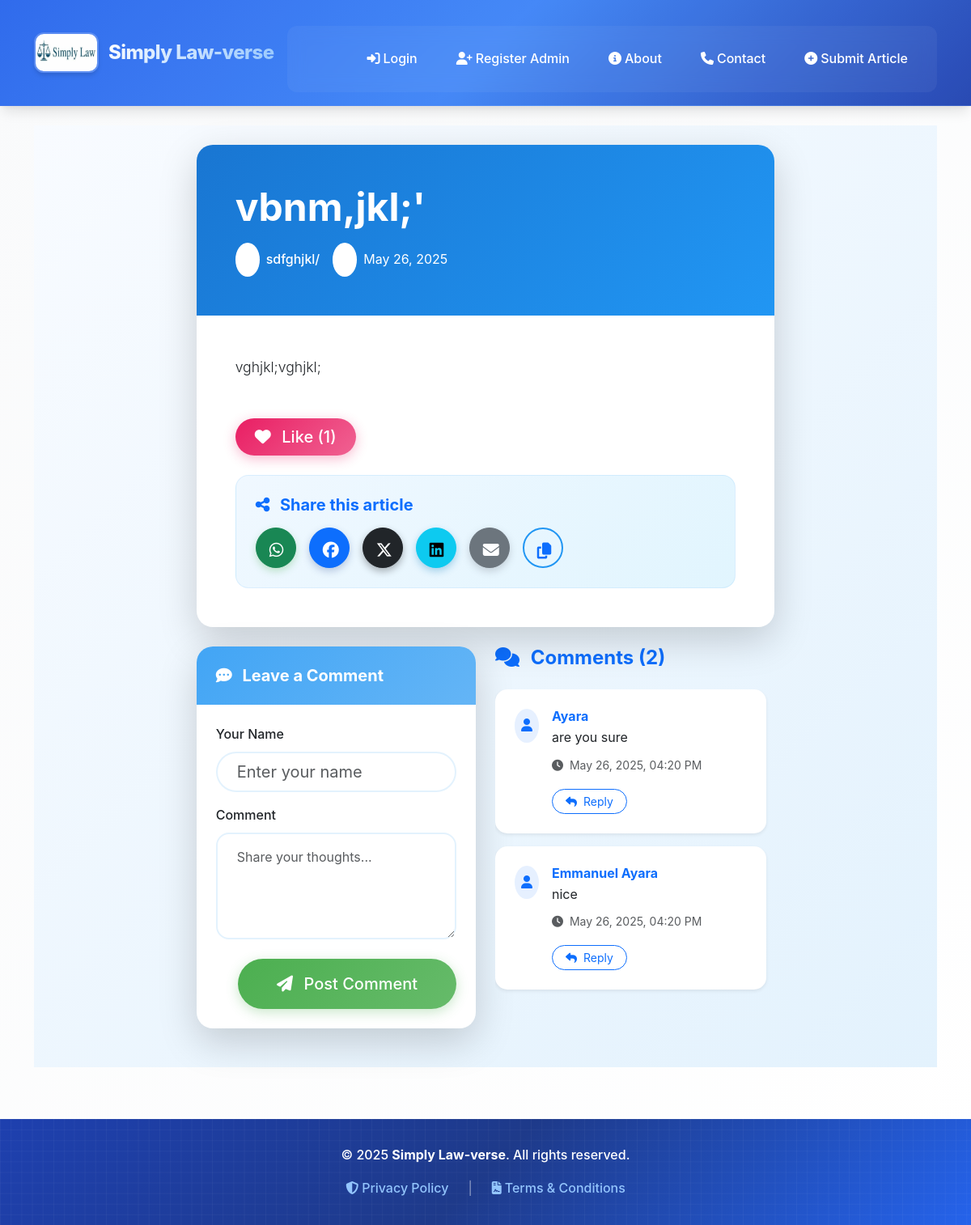
The app's page /read/8, older data.
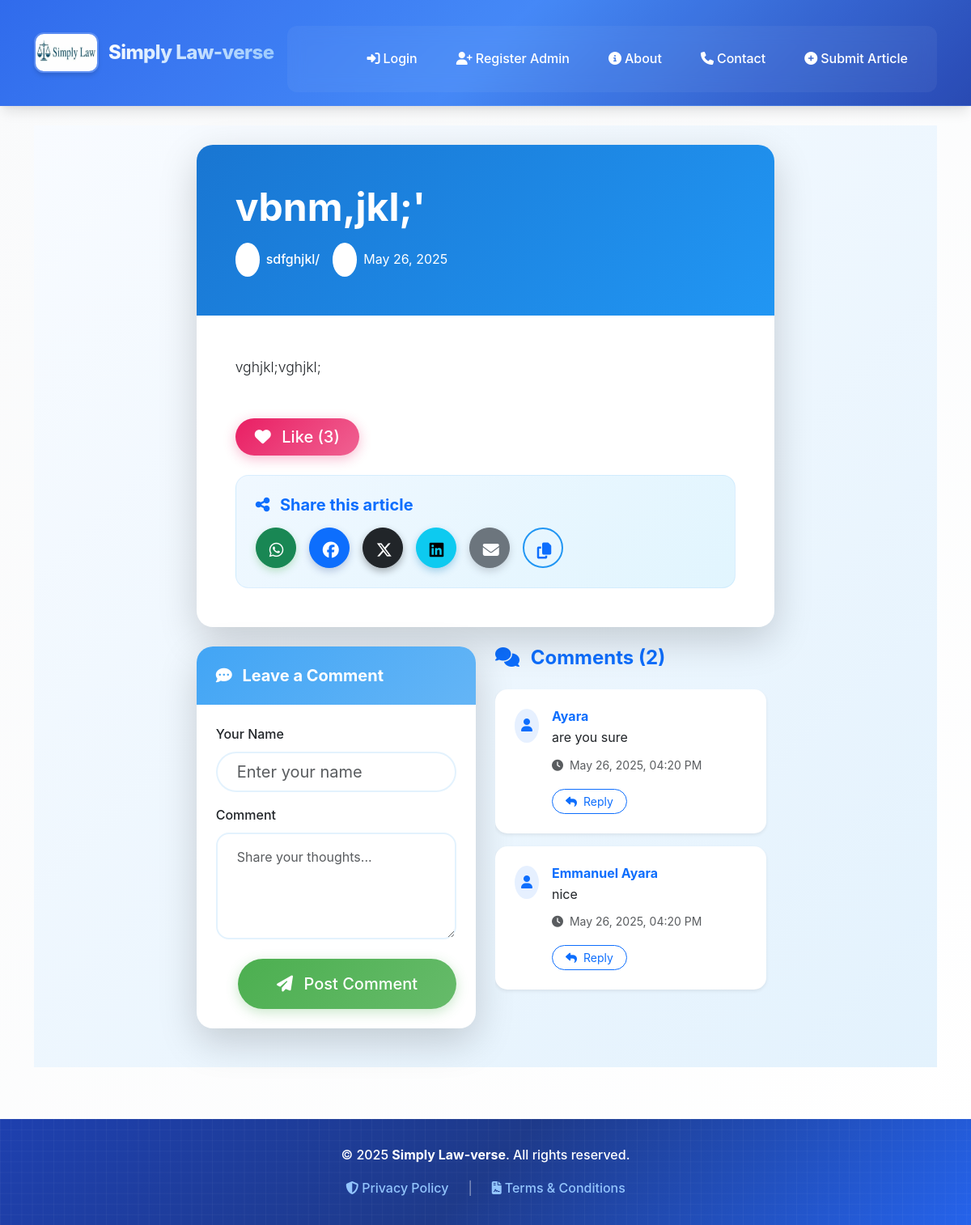
The same page, newer data.
### models.py (models this page shows)
class Article(db.Model):
    id = db.Column(db.Integer, primary_key=True)
    email = db.Column(db.String(120))
    title = db.Column(db.String(100), nullable=False)
    content = db.Column(db.Text, nullable=False)
    author = db.Column(db.String(100), nullable=False)
    date_posted = db.Column(db.DateTime, default=datetime.utcnow)
    comments = db.relationship('Comment', backref='article', lazy=True)
    likes = db.Column(db.Integer, default=0, nullable=False)
    status = db.Column(db.String(20), nullable=False, default='pending')
    views = db.Column(db.Integer, default=0)
    date_submitted = db.Column(db.DateTime, default=datetime.utcnow)
    cover_image = db.Column(db.String(100))  # New field
    document_filename = db.Column(db.String(120), nullable=True)
    category = db.Column(db.String(100), nullable=False, default='General')
    approved = db.Column(db.Boolean, default=False)  # <- important!

class Comment(db.Model):
    id = db.Column(db.Integer, primary_key=True)
    name = db.Column(db.String(100), nullable=False)
    email = db.Column(db.String(120))
    content = db.Column(db.Text, nullable=False)
    date_posted = db.Column(db.DateTime, default=datetime.utcnow)
    article_id = db.Column(db.Integer, db.ForeignKey('article.id'))  # Add this
    parent_id = db.Column(db.Integer, db.ForeignKey('comment.id'), nullable=True)
    replies = db.relationship('Comment', backref=db.backref('parent', remote_side=[id]), lazy='dynamic')

### routes.py (the view, shortened to what this page needs)
    @app.route('/read/<int:article_id>')
    def read_more(article_id):
        article = Article.query.get_or_404(article_id)
        article.views = article.views + 1 if article.views else 1
        db.session.commit()
        visit = Visit(article_id=article.id)
        db.session.add(visit)
        db.session.commit()
        form = CommentForm()
        comments = Comment.query.filter_by(article_id=article_id).order_by(Comment.date_posted.desc()).all()
        return render_template('read_more.html', article=article, comments=comments)

### templates/read_more.html (shortened to what this page needs)
{% extends 'layout.html' %}
{% block content %}
<div class="container-fluid px-3 py-4" style="background: linear-gradient(135deg, #f8fbff 0%, #e3f2fd 100%); min-height: 100vh;">
  <div class="row justify-content-center">
    <div class="col-12 col-lg-8">
      <div class="card shadow-lg border-0 mb-4" style="border-radius: 20px; overflow: hidden;">
        <div class="card-header border-0 p-0" style="background: linear-gradient(135deg, #1976d2 0%, #2196f3 100%);">
          <div class="p-4 p-md-5 text-white">
            <h1 class="display-5 fw-bold mb-3" style="line-height: 1.2;">{{ article.title }}</h1>
            <div class="d-flex flex-wrap align-items-center gap-3">
              <div class="d-flex align-items-center">
                <div class="bg-white bg-opacity-20 rounded-circle p-2 me-2">
                  <i class="fas fa-user text-white"></i>
                </div>
                <span class="fw-medium">{{ article.author }}</span>
              </div>
              <div class="d-flex align-items-center">
                <div class="bg-white bg-opacity-20 rounded-circle p-2 me-2">
                  <i class="fas fa-calendar text-white"></i>
                </div>
                <span>{{ article.date_posted.strftime('%B %d, %Y') if article.date_posted else 'Unpublished' }}</span>
              </div>
            </div>
          </div>
        </div>
        <div class="card-body p-4 p-md-5">
          <div class="lead text-dark mb-5" style="font-size: 1.1rem; line-height: 1.8; color: #2c3e50;">
            {{ article.content }}
          </div>
          <div class="mb-4">
            <form action="{{ url_for('like_article', article_id=article.id) }}" method="post" style="display:inline;">
              <button type="submit" class="btn btn-lg px-4 py-2" style="background: linear-gradient(135deg, #e91e63 0%, #f06292 100%); border: none; border-radius: 50px; color: white; transition: all 0.3s ease; box-shadow: 0 4px 15px rgba(233, 30, 99, 0.3);">
                <i class="fas fa-heart me-2"></i>
                <span class="fw-medium">Like ({{ article.likes }})</span>
              </button>
            </form>
          </div>
          <div class="mt-4 p-4 rounded-4" style="background: linear-gradient(135deg, #f0f8ff 0%, #e1f5fe 100%); border: 1px solid rgba(33, 150, 243, 0.1);">
            <h5 class="text-primary fw-bold mb-3">
              <i class="fas fa-share-alt me-2"></i>
              Share this article
            </h5>
            <div class="d-flex flex-wrap gap-3 align-items-center">
              <a href="https://wa.me/?text={{ request.url }}" target="_blank"
                 class="btn btn-success rounded-circle p-3 social-btn"
                 style="width: 50px; height: 50px; transition: all 0.3s ease; box-shadow: 0 4px 10px rgba(76, 175, 80, 0.3);"
                 title="Share on WhatsApp">
                <i class="fab fa-whatsapp fs-5"></i>
              </a>
              <a href="https://www.facebook.com/sharer/sharer.php?u={{ request.url }}" target="_blank"
                 class="btn btn-primary rounded-circle p-3 social-btn"
                 style="width: 50px; height: 50px; transition: all 0.3s ease; box-shadow: 0 4px 10px rgba(59, 89, 152, 0.3);"
                 title="Share on Facebook">
                <i class="fab fa-facebook fs-5"></i>
              </a>
              <a href="https://twitter.com/intent/tweet?url={{ request.url }}&text={{ article.title }}" target="_blank"
                 class="btn btn-dark rounded-circle p-3 social-btn"
                 style="width: 50px; height: 50px; transition: all 0.3s ease; box-shadow: 0 4px 10px rgba(0, 0, 0, 0.3);"
                 title="Share on X">
                <i class="fab fa-x-twitter fs-5"></i>
              </a>
              <a href="https://www.linkedin.com/shareArticle?mini=true&url={{ request.url }}&title={{ article.title }}" target="_blank"
                 class="btn btn-info rounded-circle p-3 social-btn"
                 style="width: 50px; height: 50px; transition: all 0.3s ease; box-shadow: 0 4px 10px rgba(0, 119, 181, 0.3);"
                 title="Share on LinkedIn">
                <i class="fab fa-linkedin fs-5"></i>
              </a>
              <a href="mailto:?subject={{ article.title }}&body={{ request.url }}"
                 class="btn btn-secondary rounded-circle p-3 social-btn"
                 style="width: 50px; height: 50px; transition: all 0.3s ease; box-shadow: 0 4px 10px rgba(108, 117, 125, 0.3);"
                 title="Share via Email">
                <i class="fas fa-envelope fs-5"></i>
              </a>
              <button onclick="copyLink('{{ request.url }}')"
                      class="btn btn-outline-primary rounded-circle p-3 social-btn"
                      style="width: 50px; height: 50px; transition: all 0.3s ease; border: 2px solid #2196f3;"
                      title="Copy Link">
                <i class="fas fa-copy fs-5"></i>
              </button>
            </div>
          </div>
        </div>
      </div>
      <div class="row">
        <div class="col-12 col-md-6 mb-4">
          <div class="card shadow-lg border-0" style="border-radius: 20px; background: white;">
            <div class="card-header border-0 p-4" style="background: linear-gradient(135deg, #42a5f5 0%, #64b5f6 100%); border-radius: 20px 20px 0 0;">
              <h5 class="mb-0 text-white fw-bold">
                <i class="fas fa-comment-dots me-2"></i>
                Leave a Comment
              </h5>
            </div>
            <div class="card-body p-4">
              <form method="POST" action="{{ url_for('comment', article_id=article.id) }}">
                <div class="mb-3">
                  <label class="form-label fw-medium text-dark">Your Name</label>
                  <input type="text" class="form-control form-control-lg rounded-pill px-4"
                         name="name" placeholder="Enter your name" required
                         style="border: 2px solid #e3f2fd; transition: all 0.3s ease;">
                </div>
                <div class="mb-4">
                  <label class="form-label fw-medium text-dark">Comment</label>
                  <textarea class="form-control rounded-4 px-4 py-3"
                            name="comment" rows="4" placeholder="Share your thoughts..." required
                            style="border: 2px solid #e3f2fd; transition: all 0.3s ease; resize: vertical;"></textarea>
                </div>
                <div class="text-end">
                  <button type="submit" class="btn btn-lg px-5 py-3 fw-medium rounded-pill"
                          style="background: linear-gradient(135deg, #4caf50 0%, #66bb6a 100%); border: none; color: white; transition: all 0.3s ease; box-shadow: 0 4px 15px rgba(76, 175, 80, 0.3);">
                    <i class="fas fa-paper-plane me-2"></i>
                    Post Comment
                  </button>
                </div>
              </form>
            </div>
          </div>
        </div>
        <div class="col-12 col-md-6">
          {% macro render_comment(comment) %}
            <div class="card mb-3 shadow-sm border-0 ms-{{ 3 * (comment.level or 0) }}"
                 style="border-radius: 15px; background: white; border-left: 4px solid #2196f3;">
              <div class="card-body p-4">
                <div class="d-flex align-items-start">
                  <div class="bg-primary bg-opacity-10 rounded-circle p-2 me-3 flex-shrink-0">
                    <i class="fas fa-user text-primary"></i>
                  </div>
                  <div class="flex-grow-1">
                    <h6 class="fw-bold text-primary mb-1">{{ comment.name }}</h6>
                    <p class="text-dark mb-2" style="line-height: 1.6;">{{ comment.content }}</p>
                    <small class="text-muted">
                      <i class="fas fa-clock me-1"></i>
                      {{ comment.date_posted.strftime('%B %d, %Y, %I:%M %p') if comment.date_posted else '' }}
                    </small>
                    <div class="mt-3">
                      <a href="#" class="btn btn-sm btn-outline-primary rounded-pill px-3 reply-link"
                         data-comment-id="{{ comment.id }}"
                         style="transition: all 0.3s ease;">
                        <i class="fas fa-reply me-1"></i>
                        Reply
                      </a>
                    </div>
                  </div>
                </div>
              </div>
            </div>
          {% endmacro %}
          {% if comments %}
            <div class="mb-4">
              <h4 class="text-primary fw-bold mb-4">
                <i class="fas fa-comments me-2"></i>
                Comments ({{ comments|length }})
              </h4>
              <div style="max-height: 600px; overflow-y: auto; padding-right: 10px;">
                {% for comment in comments if not comment.parent_id %}
                  {{ render_comment(comment) }}
                {% endfor %}
              </div>
            </div>
          {% endif %}
        </div>
      </div>
    </div>
  </div>
</div>
{% endblock %}

### templates/layout.html (shortened to what this page needs)
<!DOCTYPE html>
<html lang="en">
<head>
    <link
        href="https://cdn.jsdelivr.net/npm/bootstrap@5.3.0/dist/css/bootstrap.min.css"
        rel="stylesheet">
    <link rel="stylesheet"
        href="https://cdnjs.cloudflare.com/ajax/libs/font-awesome/6.5.0/css/all.min.css">
</head>
<body>
    <nav class="navbar navbar-expand-lg">
        <div class="container navbar-container">
            <a class="navbar-brand" href="/" aria-label="Simply Law-verse Home">
                <img src="/static/simplylawverse.png" alt="Simply Law-verse Logo" class="brand-logo">
                <span class="brand-text d-none d-sm-inline">Simply Law-verse</span>
            </a>
            <div class="collapse navbar-collapse" id="navbarNav">
                <ul class="navbar-nav ms-auto">
                    {% if current_user.is_authenticated and current_user.is_admin %}
                        <li class="nav-item">
                            <span class="navbar-text">
                                Welcome, {{ current_user.username }}!
                            </span>
                        </li>
                        <li class="nav-item">
                            <a class="nav-link" href="{{ url_for('admin_dashboard') }}" aria-label="Admin Dashboard">
                                <i class="fas fa-tachometer-alt me-1"></i>Dashboard
                            </a>
                        </li>
                        <li class="nav-item">
                            <a class="nav-link" href="{{ url_for('view_messages') }}" aria-label="View Messages">
                                <i class="fas fa-envelope me-1"></i>Messages
                            </a>
                        </li>
                        <li class="nav-item">
                            <a class="nav-link" href="{{ url_for('admin_logout') }}" aria-label="Logout">
                                <i class="fas fa-sign-out-alt me-1"></i>Logout
                            </a>
                        </li>
                    {% else %}
                        <li class="nav-item">
                            <a class="nav-link" href="{{ url_for('admin_login') }}" aria-label="Admin Login">
                                <i class="fas fa-sign-in-alt me-1"></i>Login
                            </a>
                        </li>
                        <li class="nav-item">
                            <a class="nav-link" href="{{ url_for('register_admin') }}" aria-label="Register as Admin">
                                <i class="fas fa-user-plus me-1"></i>Register Admin
                            </a>
                        </li>
                        <li class="nav-item">
                            <a class="nav-link" href="{{ url_for('about') }}" aria-label="About Us">
                                <i class="fas fa-info-circle me-1"></i>About
                            </a>
                        </li>
                        <li class="nav-item">
                            <a class="nav-link" href="{{ url_for('contact') }}" aria-label="Contact Us">
                                <i class="fas fa-phone me-1"></i>Contact
                            </a>
                        </li>
                        <li class="nav-item">
                            <a class="nav-link" href="{{ url_for('submit_article') }}" aria-label="Submit Article">
                                <i class="fas fa-plus-circle me-1"></i>Submit Article
                            </a>
                        </li>
                    {% endif %}
                </ul>
            </div>
        </div>
    </nav>
    <main class="container my-4">
        {% block content %}{% endblock %}
    </main>
    <footer class="footer text-center">
        <div class="footer-content">
            <div class="container">
                <p class="footer-text mb-2">
                    &copy; {{ current_year or '2025' }} <strong>Simply Law-verse</strong>. All rights reserved.
                </p>
                <div class="footer-links d-flex justify-content-center flex-wrap gap-4">
                    <a href="/privacy-policy" class="footer-link">
                        <i class="fas fa-shield-alt me-1"></i>Privacy Policy
                    </a>
                    <span class="text-white-50">|</span>
                    <a href="/terms" class="footer-link">
                        <i class="fas fa-file-contract me-1"></i>Terms & Conditions
                    </a>
                </div>
            </div>
        </div>
    </footer>
</body>
</html>

Row changes from the older to the newer data that the page shows:
changed Article "vbnm,jkl;'": likes "1" → "3"
